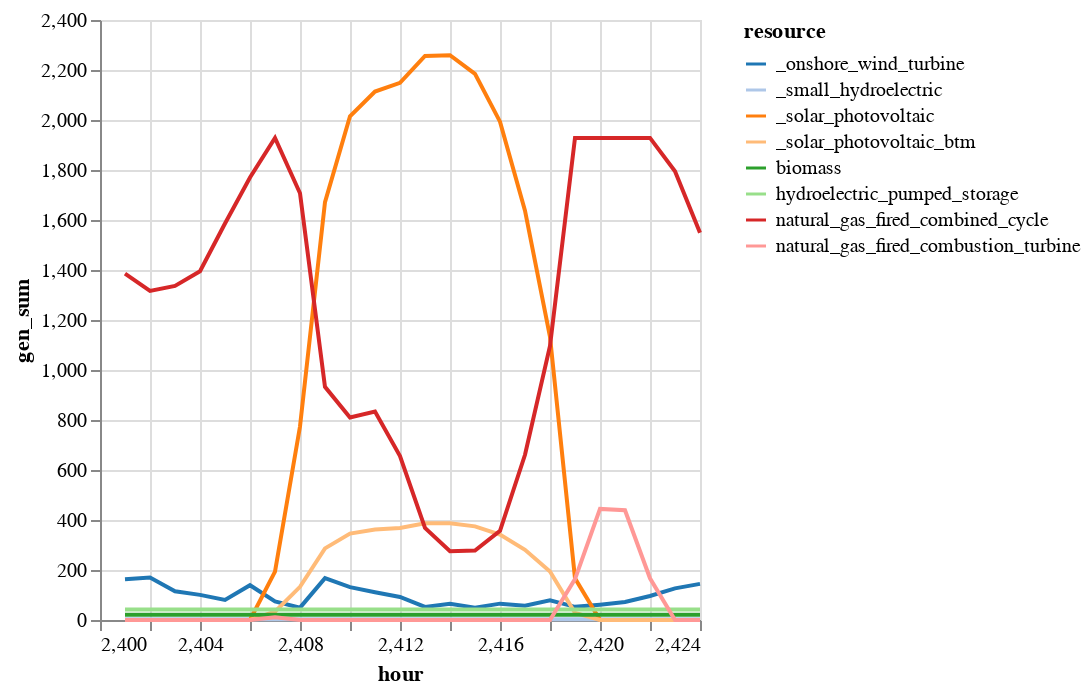

Notebook code cell kept with this figure:
### Markdown cell above
**Plot charts**

We use the [VegaLite](https://www.queryverse.org/VegaLite.jl/stable/) library to make some fancier plots.

We also introduce the pipe operator `|>`, a helpful syntax that "pipes" the data on the left into the first argument of the function on the right. (Some more examples are [here](https://syl1.gitbook.io/julia-language-a-concise-tutorial/useful-packages/pipe).)

### Code cell
# Plot hourly generation by each resource type
sol_gen_btm |>
@vlplot(:line, 
    x=:hour, y=:gen_sum, 
    color={"resource:n", scale={scheme="category20"}})

### Figure 1 — Vega-Lite specification as saved in the notebook (floating-point values rounded to 4 significant figures; data arrays with more than 128 entries replaced by an {"elided": "..."} marker saying what was removed)
{"data": {"values": {"elided": "192 records"}}, "encoding": {"color": {"field": "resource", "scale": {"scheme": "category20"}, "type": "nominal"}, "x": {"field": "hour", "type": "quantitative"}, "y": {"field": "gen_sum", "type": "quantitative"}}, "mark": "line"}
